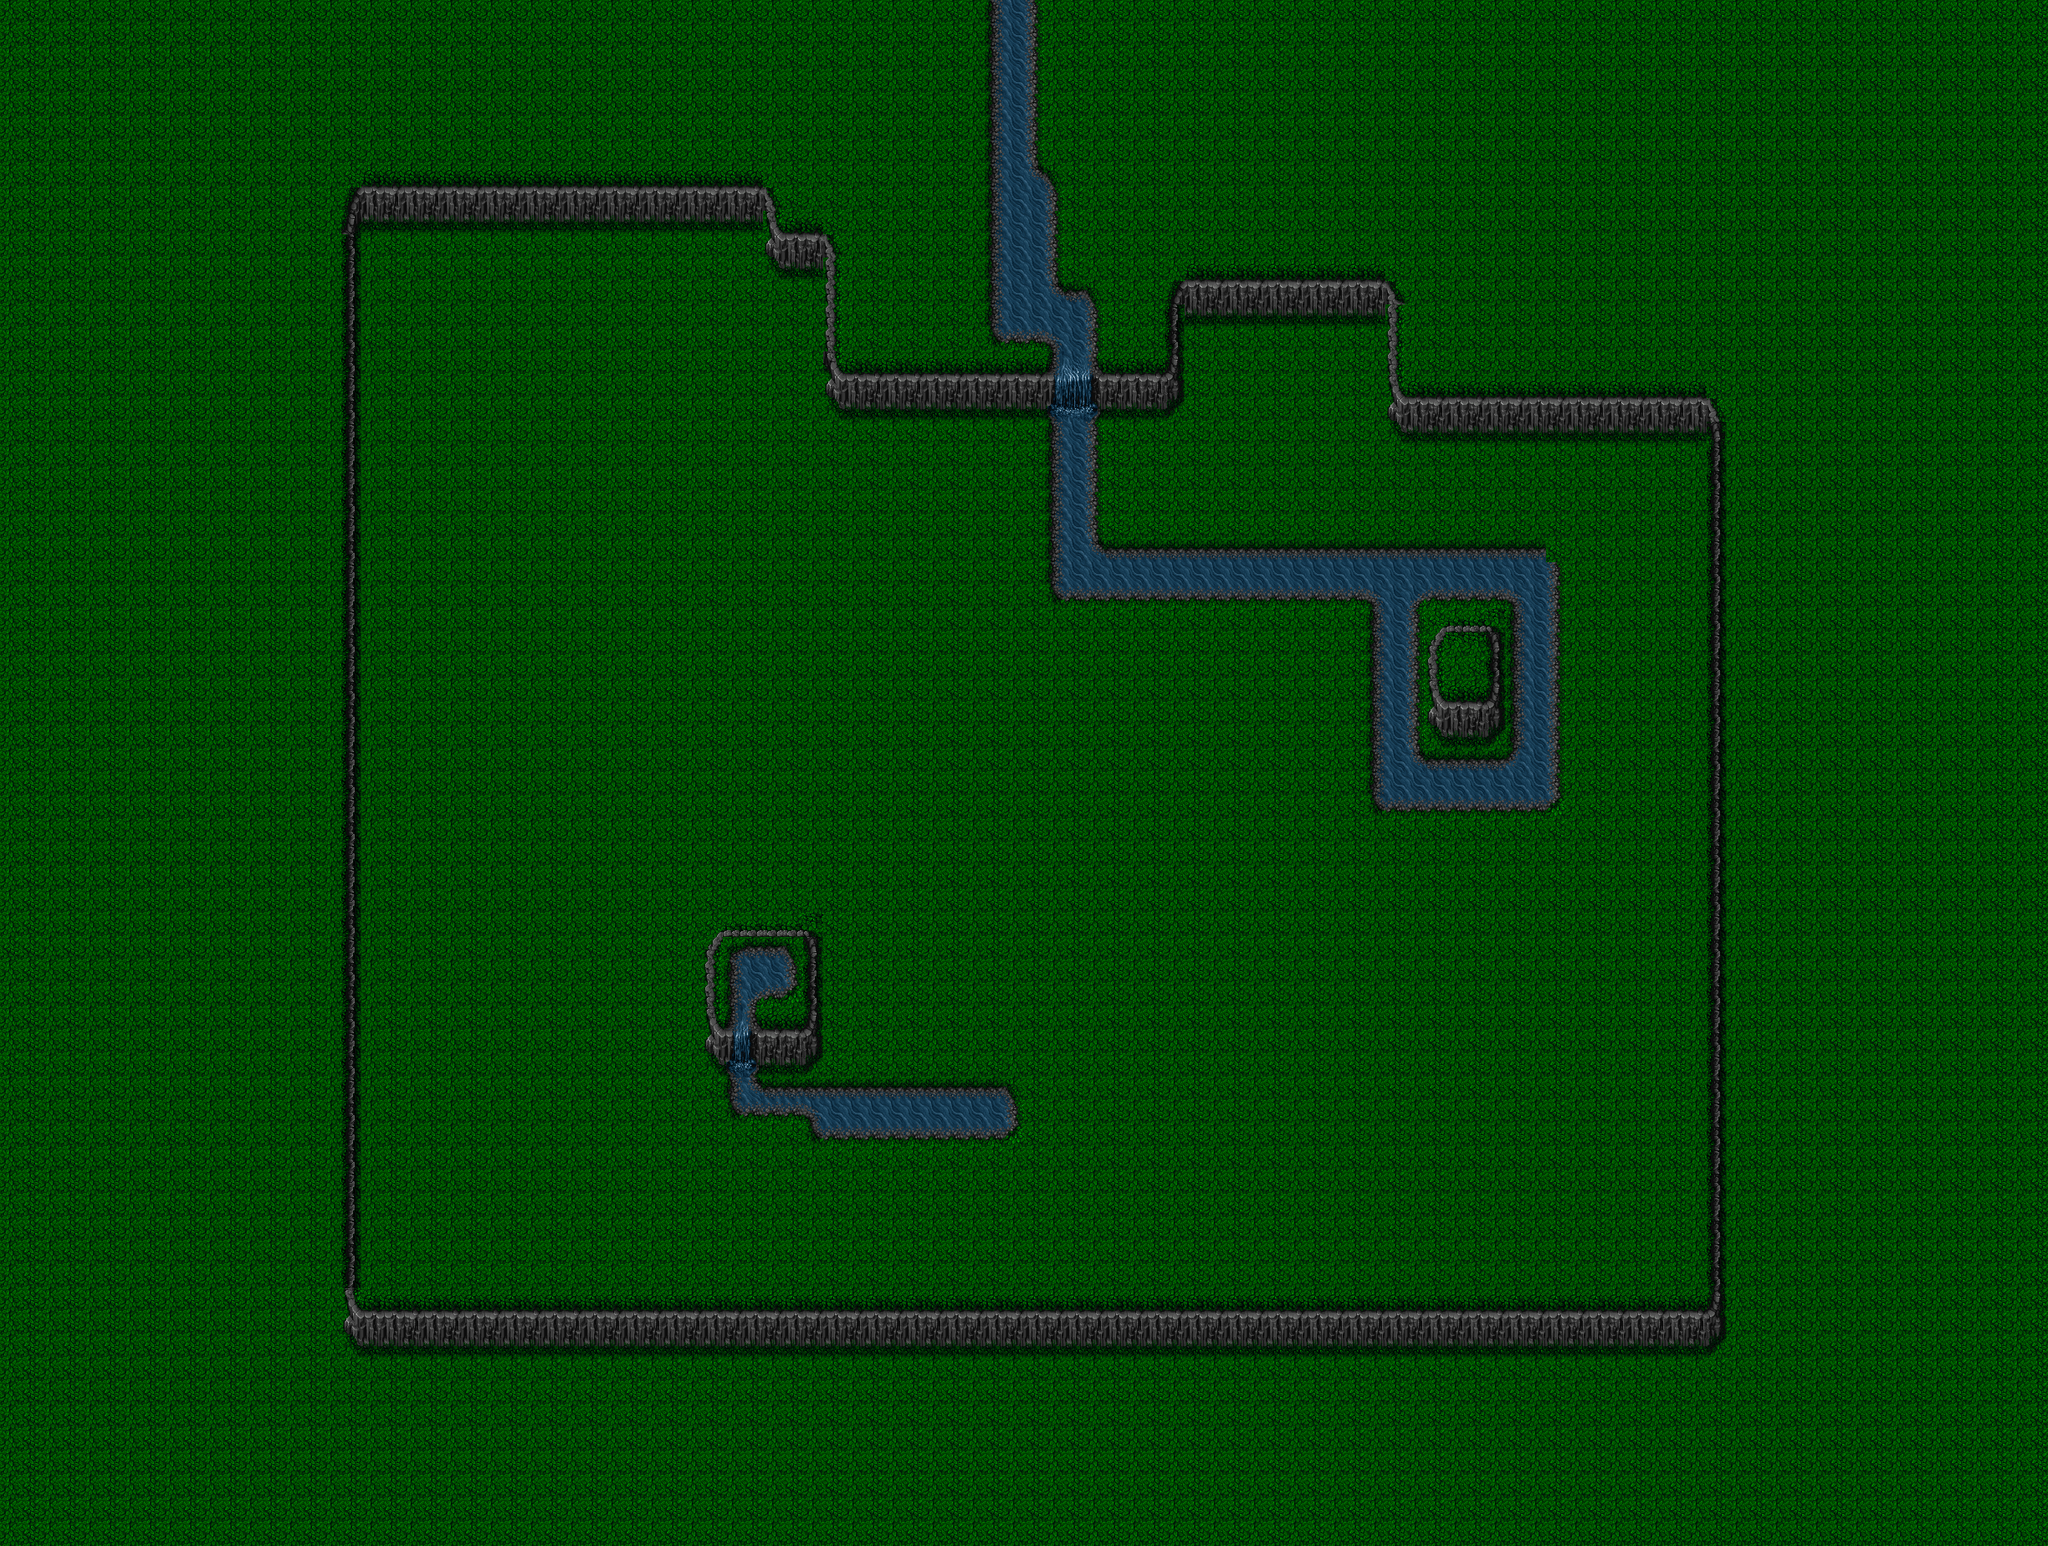

Tiled map render using the project's own tile images. Description and the map definition, with tile-layer contents summarised, below:
An orthogonal 102x66 tile map with 24x28 px tiles, 1 tile layer (Layer 0).

<map version="1.0" orientation="orthogonal" width="102" height="66" tilewidth="24" tileheight="28">
 <tileset firstgid="1" name="mini2x" tilewidth="24" tileheight="28">
  <image source="minix.png" />
 </tileset>
 <layer name="Layer 0" width="102" height="66">
  <data>[6732 cells, 6732 non-empty, 55 distinct tile ids]</data>
 </layer>
</map>
